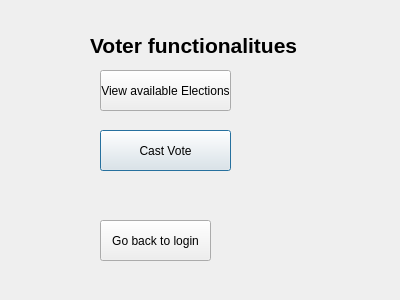
<?xml version="1.0" encoding="UTF-8"?>
<ui version="4.0">
 <class>voterfunctionality</class>
 <widget class="QDialog" name="voterfunctionality">
  <property name="geometry">
   <rect>
    <x>0</x>
    <y>0</y>
    <width>400</width>
    <height>300</height>
   </rect>
  </property>
  <property name="windowTitle">
   <string>Dialog</string>
  </property>
  <widget class="QLabel" name="label">
   <property name="geometry">
    <rect>
     <x>90</x>
     <y>30</y>
     <width>241</width>
     <height>31</height>
    </rect>
   </property>
   <property name="font">
    <font>
     <pointsize>16</pointsize>
     <bold>true</bold>
    </font>
   </property>
   <property name="text">
    <string>Voter functionalitues</string>
   </property>
  </widget>
  <widget class="QPushButton" name="pushButton">
   <property name="geometry">
    <rect>
     <x>100</x>
     <y>130</y>
     <width>131</width>
     <height>41</height>
    </rect>
   </property>
   <property name="text">
    <string>Cast Vote</string>
   </property>
  </widget>
  <widget class="QPushButton" name="pushButton_2">
   <property name="geometry">
    <rect>
     <x>100</x>
     <y>70</y>
     <width>131</width>
     <height>41</height>
    </rect>
   </property>
   <property name="text">
    <string>View available Elections</string>
   </property>
  </widget>
  <widget class="QPushButton" name="pushButton_3">
   <property name="geometry">
    <rect>
     <x>100</x>
     <y>220</y>
     <width>111</width>
     <height>41</height>
    </rect>
   </property>
   <property name="text">
    <string>Go back to login</string>
   </property>
  </widget>
 </widget>
 <resources/>
 <connections/>
</ui>
